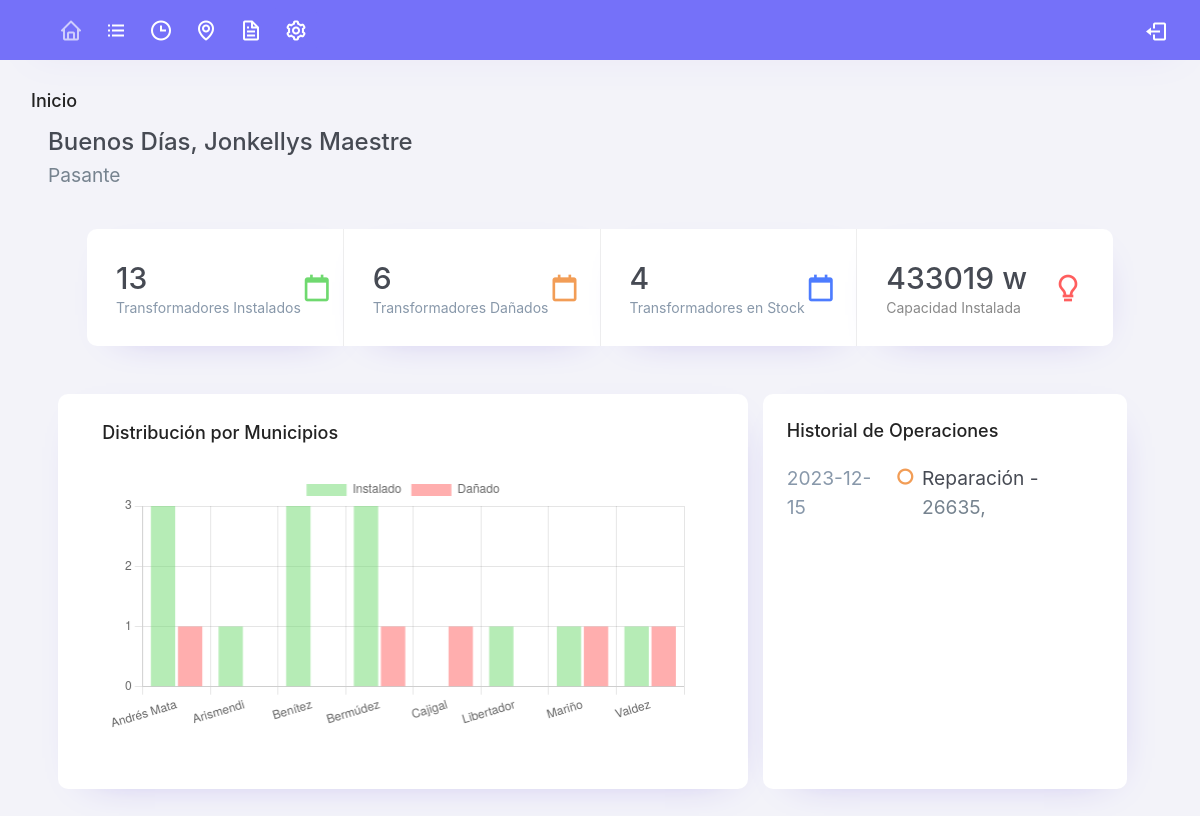
Screenshot of /dashboard (signed in) with the database file from the repository.
### tables this page shows
CREATE TABLE `operaciones` (
  `id` int(11) NOT NULL,
  `O_Codigo` varchar(255) NOT NULL,
  `O_Procedimiento` varchar(255) NOT NULL,
  `O_Fecha` date NOT NULL,
  `O_Equipo` varchar(255) NOT NULL,
  `O_Municipio` varchar(255) NOT NULL,
  `O_EstadoActual` varchar(255) NOT NULL
);

### libraries/core/views.php (called while the page is built)
<?php
    class views {
        function getView($controller, $view) {
            $controller = get_class($controller);
            if($controller == "home") {
                $view = "views/" . $view . ".php";
            } else {
                $view = "views/" . $controller . "/" . $view . ".php";
            }
            require_once($view);
        }
    }
?>

### controllers/dashboard.php (called while the page is built, shortened)
<?php
    class dashboard extends controllers {
        public function dashboard($params) {
            $page = "inicio";
            $this->views->getView($this, "dashboard", $page);
        }
    }
?>

### index.php (called while the page is built, shortened)
<?php
    require_once("libraries/core/load.php");
?>

### conexiones/funciones.php (called while the page is built, shortened)
<?php
    function connect() {
        $servername = "localhost";
        $dbname = "sistema-corpoelec";
        $username = "root";
        $password = "";
        $conn = new PDO("mysql:host=$servername;dbname=$dbname", $username, $password);
        $conn->setAttribute(PDO::ATTR_ERRMODE, PDO::ERRMODE_EXCEPTION);
        return $conn;
    }
    function funcData($estado) {
        $andresData = connect()->query("SELECT id FROM transformadores WHERE T_Municipio = 'Andrés Mata' AND T_Estado = '$estado'");
        $andresTotal = $andresData->rowCount();
        $arismendiData = connect()->query("SELECT id FROM transformadores WHERE T_Municipio = 'Arismendi' AND T_Estado = '$estado'");
        $arismendiTotal = $arismendiData->rowCount();
        $benitezData = connect()->query("SELECT id FROM transformadores WHERE T_Municipio = 'Benítez' AND T_Estado = '$estado'");
        $benitezTotal = $benitezData->rowCount();
        $bermudezData = connect()->query("SELECT id FROM transformadores WHERE T_Municipio = 'Bermúdez' AND T_Estado = '$estado'");
        $bermudezTotal = $bermudezData->rowCount();
        $cajigalData = connect()->query("SELECT id FROM transformadores WHERE T_Municipio = 'Cajigal' AND T_Estado = '$estado'");
        $cajigalTotal = $cajigalData->rowCount();
        $libertadorData = connect()->query("SELECT id FROM transformadores WHERE T_Municipio = 'Libertador' AND T_Estado = '$estado'");
        $libertadorTotal = $libertadorData->rowCount();
        $mariñoData = connect()->query("SELECT id FROM transformadores WHERE T_Municipio = 'Mariño' AND T_Estado = '$estado'");
        $mariñoTotal = $mariñoData->rowCount();
        $valdezData = connect()->query("SELECT id FROM transformadores WHERE T_Municipio = 'Valdez' AND T_Estado = '$estado'");
        $valdezTotal = $valdezData->rowCount();
        $mainData = [$andresTotal, $arismendiTotal, $benitezTotal, $bermudezTotal, $cajigalTotal, $libertadorTotal, $mariñoTotal, $valdezTotal];
        return $mainData;
    }
    function ejecutar_consulta_simple($consulta) {
        $consul = connect()->prepare($consulta);
        $consul->execute();
        return $consul;
    }
    function getMunCount($state, $mun) {
        if($state == false) {
            $query = ejecutar_consulta_simple("SELECT id FROM transformadores WHERE T_Municipio = '$mun'");
        } else if($mun == false) {
            $query = ejecutar_consulta_simple("SELECT id FROM transformadores WHERE T_Estado = '$state'");
        } else {
            $query = ejecutar_consulta_simple("SELECT id FROM transformadores WHERE T_Estado = '$state' AND T_Municipio = '$mun'");
        }
        $total = ($query->rowCount());
        return $total;
    }
    function getMunCapacidad($mun) {
        $total = 0;
        if($mun == false) {
            $query = connect()->query("SELECT T_Capacidad FROM transformadores WHERE T_Estado = 'Instalado' ");
        } else {
            $query = connect()->query("SELECT T_Capacidad FROM transformadores WHERE T_Municipio = '$mun' AND T_Estado = 'Instalado'");
        }
        while ($rows = $query->fetch()) {
            $total = $total + $rows['T_Capacidad'];
        };
        return $total . " w";
    }
?>

### views/dashboard/dashboard.php (the view, shortened to what this page needs)
<!DOCTYPE html>
<html lang="en" style="width: 100vw;">
<head>
  <?php include "./modulos/links.php"; ?>
</head>
<body class="bg-body" style="width: 100vw;">
  <?php include "./modulos/menu.php"; ?>
  <div class="container-fluid mt-0 flex-grow-1 container-p-y ml-3">
    <h4 class="fw-bold mb-3">Inicio</h4>
  </div>
  <div class="page-breadcrumb ml-5">
    <div class="row">
      <div class="col-7 align-self-center">
        <h3 class="page-title text-truncate text-dark font-weight-medium mb-1">Buenos Días, <?php echo $_SESSION['nombre'] . " " . $_SESSION['apellido']; ?></h3>
        <p style="width: fit-content;" class="font-tiny"><?php echo $_SESSION['cargo']; ?></p>
      </div>
    </div>
  </div>
  <div class="container-fluid p-4">
    <div class="card-group col-11 mx-auto">
    <?php
     include "./conexiones/funciones.php";
    ?>
      <div class="card border-right">
        <div class="card-body">
          <div class="d-flex d-lg-flex d-md-block align-items-center">
            <div>
              <div class="d-inline-flex align-items-center">
                <h2 class="text-dark mb-1 font-weight-medium"><?php echo getMunCount('Instalado', false); ?></h2>
              </div>
              <h6 class="text-muted font-weight-normal mb-0 w-100 text-truncate">Transformadores Instalados</h6>
            </div>
            <div class="ml-auto mt-md-3 mt-lg-0">
              <span class="opacity-3 text-muted"><i class="bx bx-calendar-alt font-big text-success"></i></span>
            </div>
          </div>
        </div>
      </div>
      <div class="card border-right">
        <div class="card-body">
          <div class="d-flex d-lg-flex d-md-block align-items-center">
            <div>
              <div class="d-inline-flex align-items-center">
                <h2 class="text-dark mb-1 font-weight-medium"><?php echo getMunCount('Dañado', false); ?></h2>
              </div>
              <h6 class="text-muted font-weight-normal mb-0 w-100 text-truncate">Transformadores Dañados</h6>
            </div>
            <div class="ml-auto mt-md-3 mt-lg-0">
              <span class="opacity-3 text-muted"><i class="bx bx-calendar-alt font-big text-warning"></i></span>
            </div>
          </div>
        </div>
      </div>
      <div class="card border-right">
        <div class="card-body">
          <div class="d-flex d-lg-flex d-md-block align-items-center">
            <div>
              <div class="d-inline-flex align-items-center">
                <h2 class="text-dark mb-1 font-weight-medium"><?php echo getMunCount('Almacenado', false); ?></h2>
              </div>
              <h6 class="text-muted font-weight-normal mb-0 w-100 text-truncate">Transformadores en Stock</h6>
            </div>
            <div class="ml-auto mt-md-3 mt-lg-0">
              <span class="opacity-3 text-muted"><i class="bx bx-calendar-alt font-big text-info"></i></span>
            </div>
          </div>
        </div>
      </div>
      <div class="card">
        <div class="card-body">
          <div class="d-flex d-lg-flex d-md-block align-items-center">
            <div>
              <div class="d-inline-flex align-items-center">
                <h2 class="text-dark mb-1 font-weight-medium"><?php echo getMunCapacidad(false); ?></h2>
              </div>
              <h6 class="text-gray font-weight-normal mb-0 w-100 text-truncate">Capacidad Instalada</h6>
            </div>
            <div class="ml-auto mt-md-3 mt-lg-0">
              <span class="opacity-7 text-muted"><i class="bx bx-bulb font-big text-danger"></i></span>
            </div>
          </div>
        </div>
      </div>
    </div>
    <div class="row mt-5 mb-3 d-flex flex-row justify-content-center">
      <div class="col-lg-7 d-flex align-items-strech card">
        <div class="card-body d-block mb-1">
          <h5 class="card-title fw-semibold">Distribución por Municipios</h5>
          <canvas id="barChart" class="chartjs-render-monitor w-100"></canvas>
        </div>
      </div>
      <div class="col-lg-4 d-flex align-items-stretch">
        <div class="card w-100">
          <div class="card-body p-4">
            <h5 class="card-title fw-semibold mt-1 mb-4">Historial de Operaciones</h5>
            <?php
              $result = connect()->query("SELECT * FROM operaciones LIMIT 8");
              while ($rows = $result->fetch()) {
                if($rows['O_Procedimiento'] == "Retiro") {
                  $color = "text-danger";
                } else if($rows['O_Procedimiento'] == "Instalación") {
                  $color = "text-success";
                } else if($rows['O_Procedimiento'] == "Almacenamiento") {
                  $color = "text-info";
                } else if($rows['O_Procedimiento'] == "Reparación") {
                  $color = "text-warning";
                }
                echo '<div class="d-flex flex-row justify-content-center font-tiny mt-0">
                        <p class="text-muted">' . $rows['O_Fecha'] . '</p>
                        <i class="bx bx-circle ' . $color . ' mx-2 mt-1 font-weight-bold"></i>
                        <p class="text-dark">' . $rows['O_Procedimiento'] . ' - <a href="transformador?serial=' . $rows['O_Equipo'] . '">' . $rows['O_Equipo'] . '</a></p>
                      </div>
                ';
              };
            ?>
          </div>
        </div>
      </div>
    </div>
  </div>
  <script type="module">
    const funcData = <?php echo json_encode(funcData("Instalado")) ?>;
    const damData = <?php echo json_encode(funcData("Dañado")) ?>;
    const data = {
      labels: ["Andrés Mata", "Arismendi", "Benítez", "Bermúdez", "Cajigal", "Libertador", "Mariño", "Valdez"],
      datasets: [{
        label: "Instalado",
        data: funcData,
        borderColor: "rgba(111, 217, 111, 0.9)",
        borderWidth: "0",
        backgroundColor: "rgba(111, 217, 111, 0.5)"
        },
        {
          label: "Dañado",
          data: damData,
          borderColor: "rgba(255, 94, 94, 0.9)",
          borderWidth: "0",
          backgroundColor: "rgba(255, 94, 94, 0.5)"
        }
      ]
    };
    const config = {
      type: 'bar',
      data,
      options: {
        responsive: true,
        layout: {
          padding: 20
        },
        scales: {
          y: {
            ticks: {stepSize: 1}
          }
       },
      },
    };
    const barChart = new Chart(
      document.getElementById('barChart').getContext("2d"),
      config
    );
  </script>
</body>
</html>

### assets/css/estilos.css (style rules this page uses)
* { font-family: "Public Sans", -apple-system, BlinkMacSystemFont, "Segoe UI", "Oxygen", "Ubuntu", "Cantarell", "Fira Sans", "Droid Sans", "Helvetica Neue", sans-serif;; }
.font-big { font-size: 2rem !important; }
.container-fluid { width: 100%; padding-right: 15px; padding-left: 15px; margin-right: auto; margin-left: auto; }
.bg-body { background: #F3F3F9; }

### rows the page displays
operaciones: O_Fecha "2023-12-15", O_Procedimiento "Reparación", O_Equipo "26635,"

### other values shown
$_SESSION['nombre'] "Jonkellys"
$_SESSION['apellido'] "Maestre"
$_SESSION['cargo'] "Pasante"
getMunCount('Instalado', false) "13"
getMunCount('Dañado', false) "6"
getMunCount('Almacenado', false) "4"
getMunCapacidad(false) "433019 w"
chart data {{ json_encode(funcData("Instalado")) }} [3,1,3,3,0,1,1,1]
chart data {{ json_encode(funcData("Dañado")) }} [1,0,0,1,1,0,1,1]
